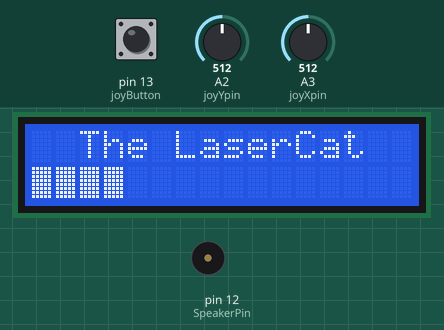
Simulated run of this sketch. Board: Arduino Uno, built with avr-gcc and run on an emulated ATmega328P. Shown: 16×2 character LCD, buzzer (waves = sounding). The inputs (shaded band) are chosen by the test bench; at power-on: A3 (joyXpin) = 512, pin 13 (joyButton) HIGH, A2 (joyYpin) = 512. What the sketch prints to the serial monitor is not drawn.

Above: at 1.2 s.
1.3 s: A3 (joyXpin) set to 740
4.3 s: A3 (joyXpin) set to 769
At 5.1 s:
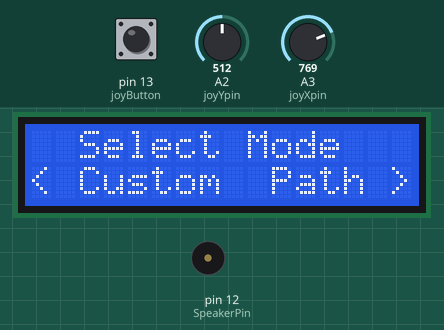
5.9 s: pin 13 (joyButton) pulled LOW for 0.15 s
At 7.4 s:
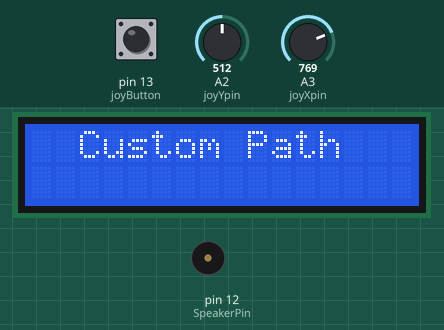
9.0 s: pin 13 (joyButton) pulled LOW for 3.2 s
At 12.7 s:
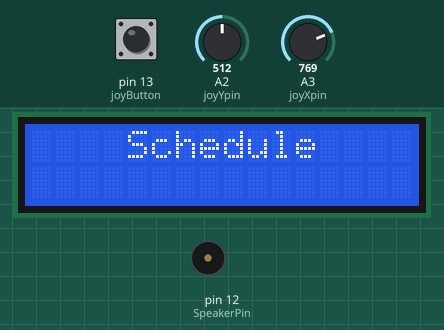
13.8 s: pin 13 (joyButton) pulled LOW for 3.2 s
At 17.7 s:
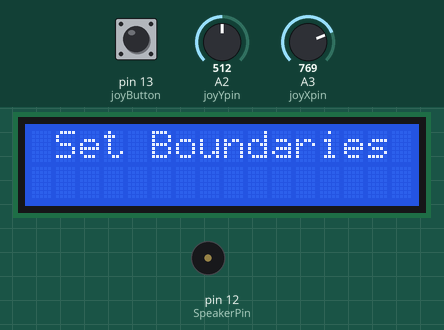
18.6 s: pin 13 (joyButton) pulled LOW for 3.2 s
Timing chart, 0 to 23.4 s (numbered marks = the images above; inputs shaded):
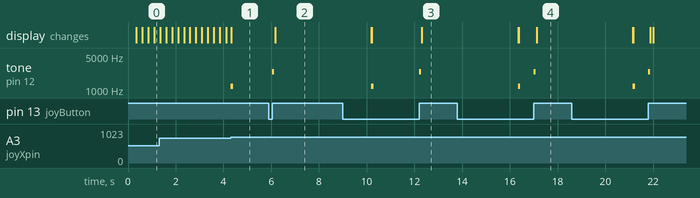

The sketch:

PCOd_User_Interface_with_Random_Path_V2_Nates_Version.ino
```cpp
#include <Wire.h>
#include <LiquidCrystal_I2C.h>
#include <AccelStepper.h>
#include <MultiStepper.h>
#include <EEPROM.h>

// Initialize the LCD
LiquidCrystal_I2C lcd(0x27, 16, 2);

//Buzzer Definition
const int SpeakerPin = 12;  // Pin for the speaker
bool clickable = false;     // Change this variable to test the sounds
const int laserPin = 11;

// Joystick Definitions
const int joyButton = 13;  // Joystick button
const int joyXpin = A3;    // Joystick X axis
const int joyYpin = A2;    // Joystick Y axis

int xJoyVal = 0;
int yJoyVal = 0;
int buttonState = 0;

//Stepper motor pins
const int xDirPin = 2;
const int xStepPin = 3;
const int xSleepPin = 4;

const int yDirPin = 5;
const int yStepPin = 6;
const int ySleepPin = 7;

// Cat Selection Variables
const String catNames[] = {
  "V Garfield",
  "V Pete the Cat",
  "V Cat in the Hat",
  "V Tigger",
  "V Puss in Boots",
  "V Main Menu"
};
const int numCats = sizeof(catNames) / sizeof(catNames[0]);
int currentCat = 0;

//Position
int xPosRange[2] = { -180, 180 };
int yPosRange[2] = { -180, 180 };
long xyPos[2] = { 0, 0 };  //Stores the positions [x,y] for the two motors

AccelStepper xStepper(AccelStepper::DRIVER, xStepPin, xDirPin);
AccelStepper yStepper(AccelStepper::DRIVER, yStepPin, yDirPin);
MultiStepper bothSteppers;

//Path generator
const int SEGMENT_AMOUNT = 100;      // Number of segments in the path
const int NUM_CURVE_POINTS = 20;     // Number of points for curved segments
const int NUM_STRAIGHT_POINTS = 20;  // Number of points for the final straight segment

//=======LCD Variables========
// Menu Options
const String menuOptions[] = {
  "< Random  Path >",
  "<     Quiet    >",
  "<    Sleep     >",
  "<Set Boundaries>",
  "<   Schedule   >",
  "< Custom  Path >"
};
const int numOptions = sizeof(menuOptions) / sizeof(menuOptions[0]);
int currentOption = 0;

// States
const int DISPLAY_TITLE = 0;
const int SELECT_MODE = 1;
const int EXECUTE_MODE = 2;
const int LOW_POWER = 3;
int currentState = DISPLAY_TITLE;

// Current Mode
int selectedMode = -1;

// Timing Variables
unsigned long lastActivity = 0;
unsigned long titleStartTime = 0;
unsigned long progressStartTime = 0;

// Constants
const unsigned long INACTIVITY_TIMEOUT = 30000;  // 30 sec
const unsigned long PROGRESS_INTERVAL = 250;     // 250ms

// Flags
bool lcdOn = true;
int progressBarLength = 0;

// Debounce Variables
bool joystickBusy = false;
unsigned long lastDebounce = 0;
const unsigned long DEBOUNCE_DELAY = 200;

//Flag to ensure joystick returns to neutral before next input
bool joystickNeutral = true;

// Function Prototypes
void displayTitle();
void displayMenu();
void updateProgressBar();
String getJoystickDirection();
bool isButtonReleased();
void executeSelectedMode();
void returnToMenu();
void enterLowPowerMode();
void exitLowPowerMode();
void buzzer(bool isClickable);  // Prototype for the buzzer function
void displayCatSelection();
void cycleCats();
void executeCatAction(int selectedCat);

// Mode Functions
bool randomPathMode();
bool sleepMode();
bool quietMode();
bool scheduleMode();
bool customPathMode();
bool setBoundaries();

void setup() {
  Serial.begin(9600);
  lcd.init();
  lcd.backlight();

  displayTitle();
  titleStartTime = millis();
  lastActivity = millis();
  progressStartTime = millis();

  //======Stepper and Joystick stuff
  xStepper.setMaxSpeed(1000);
  yStepper.setMaxSpeed(1000);

  bothSteppers.addStepper(xStepper);
  bothSteppers.addStepper(yStepper);

  digitalWrite(xSleepPin, HIGH);  //Active low: sleeps when set to low
  digitalWrite(ySleepPin, HIGH);

  pinMode(joyButton, INPUT_PULLUP);
}

void loop() {  //Goes through the different operations the interface will do. Leave this alone for the most part.
  unsigned long currentMillis = millis();

  switch (currentState) {
    case DISPLAY_TITLE:
      clickable = false;
      // Update progress bar
      if (currentMillis - progressStartTime >= PROGRESS_INTERVAL && progressBarLength < 16) {
        isButtonReleased();
        updateProgressBar();
        progressStartTime = currentMillis;
      }
      // Check if title duration passed
      if (currentMillis - titleStartTime >= 4000) {
        currentState = SELECT_MODE;
        displayMenu();
        lastActivity = currentMillis;
      }
      break;

    case SELECT_MODE:
    Serial.print("test");
      // Check inactivity
      if (currentMillis - lastActivity >= INACTIVITY_TIMEOUT) {
        clickable = true;
        enterLowPowerMode();
      } else {
        // Handle joystick input
        String direction = getJoystickDirection();
        if (direction != "Neutral" && joystickNeutral) {  // Only process if neutral
          lastActivity = currentMillis;
          if (direction == "Left") {
            currentOption = (currentOption + 1) % numOptions;
            clickable = true;
            if (!isQuietModeActivated()) {
              tone(SpeakerPin, 1200, 100);
            }
            displayMenu();
            Serial.println("Joystick " + direction);
            joystickNeutral = false;
          } else if (direction == "Right") {
            currentOption = (currentOption - 1 + numOptions) % numOptions;
            clickable = true;
            if (!isQuietModeActivated()) {
              tone(SpeakerPin, 1200, 100);
            }
            displayMenu();
            Serial.println("Joystick " + direction);
            joystickNeutral = false;
          }
        }

        // Check button release
        if (isButtonReleased()) {
          selectedMode = currentOption;
          currentState = EXECUTE_MODE;
          lastActivity = currentMillis;
          Serial.println("Button Released");
          executeSelectedMode();
        }

        // Check if joystick has returned to neutral
        int x = analogRead(joyXpin);
        int y = analogRead(joyYpin);
        if (x >= 250 && x <= 750 && y >= 250 && y <= 750) {
          joystickNeutral = true;
        }
      }
      break;

    case EXECUTE_MODE:
      // Mode functions handle their own logic
      // Might not need this
      break;

    case LOW_POWER:
      // Wait for any input to wake up
      if (getJoystickDirection() != "Neutral" || isButtonReleased()) {
        exitLowPowerMode();
        currentState = SELECT_MODE;
        displayMenu();
        lastActivity = millis();
        Serial.println("Woke up from Low Power Mode");
      }
      break;
  }
}

// Function Definitions
void displayTitle() {
  lcd.clear();
  String title = "The LaserCat";
  int pos = (16 - title.length()) / 2;
  lcd.setCursor(pos, 0);
  lcd.print(title);

  // Initialize empty progress bar
  lcd.setCursor(0, 1);
  for (int i = 0; i < 16; i++) {
    lcd.print(" ");
  }

  progressBarLength = 0;
  Serial.println("Displaying Title");
}

void updateProgressBar() {
  if (progressBarLength < 16) {
    lcd.setCursor(progressBarLength, 1);
    lcd.write(byte(255));  // Full block
    progressBarLength++;
  }
}

void displayMenu() {
  clickable = true;
  lcd.clear();
  String header = "Select Mode";
  int pos = (16 - header.length()) / 2;
  lcd.setCursor(pos, 0);
  lcd.print(header);

  // Display current option
  lcd.setCursor(0, 1);
  lcd.print(menuOptions[currentOption]);  //This is a cool way of doing it

  Serial.println("Displaying Menu: " + menuOptions[currentOption]);
}

String getJoystickDirection() {
  //Need to modify this with joystick Code from before
  String dir = "Neutral";
  int x = analogRead(joyXpin);
  int y = analogRead(joyYpin);

  // Thresholds (adjust as needed)
  if (!joystickBusy) {
    if (x < 250) {
      dir = "Left";
      joystickBusy = true;
      lastDebounce = millis();
    } else if (x > 750) {
      dir = "Right";
      joystickBusy = true;
      lastDebounce = millis();
    } else if (y < 250) {
      dir = "Up";
      joystickBusy = true;
      lastDebounce = millis();
    } else if (y > 750) {
      dir = "Down";
      joystickBusy = true;
      lastDebounce = millis();
    }
  } else {
    if (millis() - lastDebounce >= DEBOUNCE_DELAY) {
      joystickBusy = false;
    }
  }

  return dir;
}

//Detect button release
bool isButtonReleased() {
  static bool lastState = HIGH;
  bool buttonState = digitalRead(joyButton);

  // Check for button release
  if (buttonState == HIGH && lastState == LOW) {
    lastState = HIGH;
    buzzer(clickable);  // Play sound based on clickable state
    return true;
  }

  lastState = buttonState;
  return false;
}

void executeSelectedMode() {
  Serial.println("Executing Mode: " + menuOptions[selectedMode]);
  lcd.clear();

  switch (selectedMode) {
    case 0:
      randomPathMode();
      break;
    case 1:
      quietMode();
      break;
    case 2:
      sleepMode();
      break;
    case 3:
      setBoundaries();
      break;
    case 4:
      scheduleMode();
      break;
    case 5:
      customPathMode();
      break;
    default:
      Serial.println("Invalid Mode");
      returnToMenu();
      break;
  }
}

void returnToMenu() {
  currentState = SELECT_MODE;
  joystickNeutral = true; // Reset joystick state
  displayMenu();
  lastActivity = millis();
  Serial.println("Returned to Menu1");
  Serial.println("CS"+currentState);
}

void enterLowPowerMode() {
  lcd.clear();
  lcd.noBacklight();
  lcdOn = false;
  currentState = LOW_POWER;
  Serial.println("Entered Low Power Mode");
}

void exitLowPowerMode() {
  lcd.backlight();
  lcdOn = true;
  Serial.println("Exited Low Power Mode");
}

void buzzer(bool isClickable) {
  if (!isQuietModeActivated()) {
    if (isClickable) {
      tone(SpeakerPin, 2400, 75);
      Serial.println("Clicked sound played.");
    } else {
      tone(SpeakerPin, 300, 75);
      delay(125);
      tone(SpeakerPin, 300, 100);
      Serial.println("Not clickable sound played.");
    }
  }
}

// =========== MODE FUNCTION DEFINITIONS ============
//       +++++    EDIT FUNCTIONS HERE    +++++

bool randomPathMode() {
  // Caleb
  // Will generate a random path while moving the laser to the specified points
  // Will check if the user has set boundaries, notify them if they haven't
  // Check the cat's skill level
  // Will ask the user for a time limit they'd like to generate a random path for
  // Don't forget to sound the buzzer
  // Garfield
  //    Really slow, lots of pauses, keep it in a central area/come back to the same points lots
  // L2
  //    Point to point
  // L3
  //    Middle speed, continuous and curved path, with accelerations. Longer pauses
  // L4
  //    Really fast, L3 but faster pace, fewer/shorter stop length
  // Puss in Boots
  //    The most fast you could possibly imagine
  //    Generate squares, draw lines and shapes on the board
  // While generating the path, count down til done on the screen. Show the difficulty level
  // Press and hold the button to stop the path generation.

  // Initial cat selection display
  displayCatSelection();  // Show the first cat option

  // Allow the user to cycle through cats
  while (true) {
    cycleCats();  // Handle joystick input to select cat

    // Add your logic here to start generating a random path
    // For example, you might want to wait for another button press to proceed
    if (isButtonReleased()) {
      executeCatAction(currentCat);  // Execute the action based on the selected cat
      break;                         // Exit the loop once an action has been taken
    }
  }

}

bool scheduleMode() {
  // Jose
  // Ask the user how long they'd like to wait to schedule a random path
  // Then have the user select the time limit they'd like to use for the path. The path will run for this time length
  // Ask the user if they'd like the path to repeat, and how many times they would like it to repeat
  // Ask the user how skilled their cat is with askCatSkillLevel();
  // Talk to Caleb to figure out how to send over the cat skill level
  // Once scheduled, will sleep until it's time to run random path
  // Wake up the screen at this point, and sound the buzzer
  // Then run the random path with a call to randomPathMode();
  lcd.clear();
  String modeName = "Schedule";
  int start = (16 - modeName.length()) / 2;
  lcd.setCursor(start, 0);
  lcd.print(modeName);

  // Clear the bottom line
  lcd.setCursor(0, 1);
  for (int i = 0; i < 16; i++) {
    lcd.print(" ");
  }

  delay(4000);
  returnToMenu();
}

bool customPathMode() {
  // Emma and Hailey
  // Will give the user the ability to draw a random path with the joystick
  // Sound the buzzer and turn on the laser
  // Take the joystick's position and map it to the stepper positions (Caleb will try and make a function for that)
  // Will need to ask the user for some sort of responsiveness variable
  //    If they want the laser to move really fast, make the steppers more responsive to joystick movement
  // See if it's possible to save the path for future use

  lcd.clear();
  String modeName = "Custom Path";
  int start = (16 - modeName.length()) / 2;
  lcd.setCursor(start, 0);
  lcd.print(modeName);

  // Clear the bottom line
  lcd.setCursor(0, 1);
  for (int i = 0; i < 16; i++) {
    lcd.print(" ");
  }

  delay(4000);
  returnToMenu();
}

bool setBoundaries() {
  //____
  // Will use the joystick to set the top, bottom, left, and right boundaries to be used as limits
  //    when generating a random path
  // Will prompt the user to input the each of the four boundaries in turn. They'll move the laser
  //    to where they want it, then press the button.
  // Will need to have some sort of neutral zone in the center of the joystick's motion where the position won't change
  // Once each of the four points have been selected, output that the boundaries have been set.
  // xTempBoundary and yTempBoundary are arrays for storing the allowable left and right ranges.
  lcd.clear();
  String modeName = "Set Boundaries";
  int start = (16 - modeName.length()) / 2;
  lcd.setCursor(start, 0);
  lcd.print(modeName);

  // Clear the bottom line
  lcd.setCursor(0, 1);
  for (int i = 0; i < 16; i++) {
    lcd.print(" ");
  }

  delay(4000);
  returnToMenu();
}

bool quietMode() {
  // Read the current state from EEPROM
  int eepromValue = EEPROM.read(0);    // Read from the first byte
  bool isActive = (eepromValue == 1);  // True if activated

  // Toggle the state
  isActive = !isActive;  // Switch between activated and deactivated

  // Display Quiet Mode
  lcd.clear();
  String modeName = "Quiet Mode:";
  lcd.setCursor(0, 0);  // Align to the left
  lcd.print(modeName);

  // Display Activated or Deactivated
  lcd.setCursor(0, 1);  // Align to the left
  if (isActive) {
    lcd.print("Activated   ");
  } else {
    lcd.print("Deactivated ");
  }

  // Save the new state to EEPROM
  Serial.print("Current Quiet Mode state: ");
  Serial.println(isActive ? "Activated" : "Deactivated");

  // Write the new state to EEPROM (1 for activated, 0 for deactivated)
  EEPROM.write(0, isActive ? 1 : 0);

  delay(2000);  // Wait for 2 seconds
  returnToMenu();
}

//==========Functions called by the mode functions================
//----------LCD/Logic Functions-----------------
bool sleepMode() {
  // Implement sleep mode logic
  enterLowPowerMode();
  return false;
}

bool isQuietModeActivated() {
  // Read the current state from EEPROM
  int eepromValue = EEPROM.read(0);  // Read from the first byte
  return (eepromValue == 1);         // Return true if activated, false otherwise
}

bool askCatSkillLevel() {
  //Will determine the skill level of the cat, prompting the user, from Garfield to Puss in Boots level
}

//----------Stepper Functions-----------------
bool homeSteppers() {
  //This will set the steppers to their home positions
}

void setPosToJoy() {
  //Feel free to use this, it's basically from the ME115 joystick code
  xJoyVal = analogRead(joyXpin);
  yJoyVal = analogRead(joyYpin);
  buttonState = digitalRead(joyButton);
  xyPos[0] = map(xJoyVal, 0, 1023, xPosRange[0], xPosRange[1]);
  xyPos[1] = map(yJoyVal, 0, 1023, yPosRange[0], yPosRange[1]);

  Serial.print("x: ");
  Serial.print(xyPos[0]);
  Serial.print(" | y: ");
  Serial.println(xyPos[1]);
}

//----------Other Funtions--------------
void soundBuzzer() {
  //____
}

//---------Random Path Functions---------

// Function to display cat levels and names
void displayCatSelection() {
  lcd.clear();
  String displayText;

  // Set the display text based on the current cat selection
  if (currentCat < numCats - 1) {  // For levels 1 to 5
    displayText = "^ Level " + String(currentCat + 1);
  } else {  // For level 6 (Return to Main Menu)
    displayText = "^ Return To";
  }

  // Display on the top line
  lcd.setCursor(0, 0);
  lcd.print(displayText);

  // Display the selected cat name on the bottom line
  lcd.setCursor(0, 1);
  lcd.print(catNames[currentCat]);
}

void cycleCats() {
  String direction = getJoystickDirection();

  // Check if joystick is in the neutral position
  if (joystickNeutral) {
    if (direction == "Up") {
      if (!isQuietModeActivated()) {
        tone(SpeakerPin, 1200, 100);
      }
      currentCat = (currentCat + 1) % numCats;  // Cycle up
      displayCatSelection();
      joystickNeutral = false;  // Set to false to wait for neutral position
    } else if (direction == "Down") {
      if (!isQuietModeActivated()) {
        tone(SpeakerPin, 1200, 100);
      }
      currentCat = (currentCat - 1 + numCats) % numCats;  // Cycle down
      displayCatSelection();
      joystickNeutral = false;  // Set to false to wait for neutral position
    }
  }

  // Check for joystick returning to neutral
  int x = analogRead(joyXpin);
  int y = analogRead(joyYpin);
  if (x >= 250 && x <= 750 && y >= 250 && y <= 750) {
    joystickNeutral = true;  // Joystick is back in neutral position
  }

  // Check button release to select the current cat
  if (isButtonReleased()) {
    executeCatAction(currentCat);
  }
}


void executeCatAction(int selectedCat) {
  switch (selectedCat) {
    case 0:
      // Code for Garfield
      lcd.clear();
      lcd.print("Garfield");
      break;
    case 1:
      // Code for Pete the Cat
      lcd.clear();
      lcd.print("Pete the Cat");
      break;
    case 2:
      // Code for Cat in the Hat
      lcd.clear();
      lcd.print("Cat in the Hat");
      break;
    case 3:
      // Code for Tigger
      lcd.clear();
      lcd.print("Tigger");
      break;
    case 4:
      // Code for Puss in Boots
      lcd.clear();
      lcd.print("Puss in Boots");
      break;
    case 5:
      // Return to Main Menu
      returnToMenu();
      return;
      Serial.print("A");
  }
  delay(2000);     // Display the selection for 2 seconds
  returnToMenu();  // Return to the menu after selection
  Serial.print("B");
}
```

Measured:
- the behaviour switches between 750 and 751 on A3 (joyXpin) (found by bisection; images 0 and 1)
- after the input at 4.3 s, tone on pin 12 (SpeakerPin): silent → 1200 Hz at once, → silent 0.10 s later; the display: changes at once (image 1)
- after the input at 5.9 s, tone on pin 12 (SpeakerPin): silent → 2400 Hz after 0.15 s, → silent 0.08 s later; the display: changes after 0.26 s (image 2)
- after the input at 9.0 s, the display: first differs from a run without the input after 3.3 s (image 3)
- after the input at 13.8 s, the display: first differs from a run without the input after 3.3 s (image 4)
